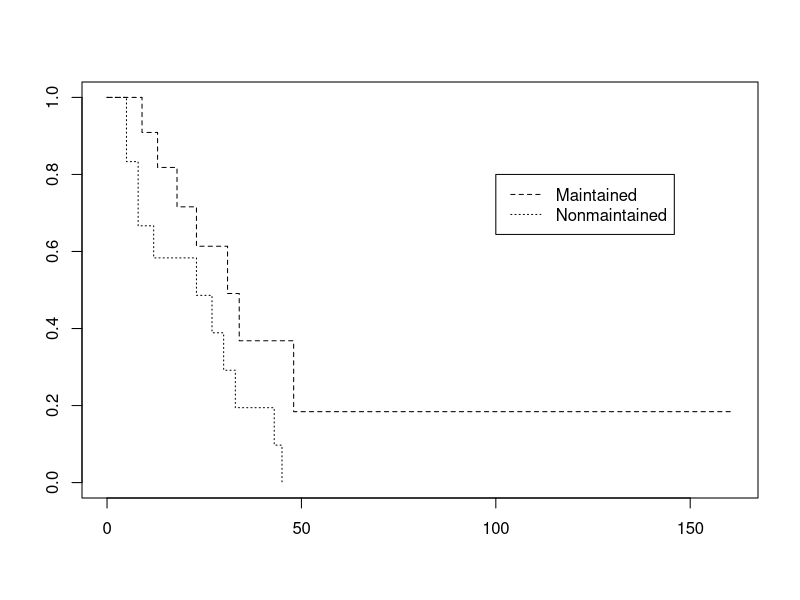
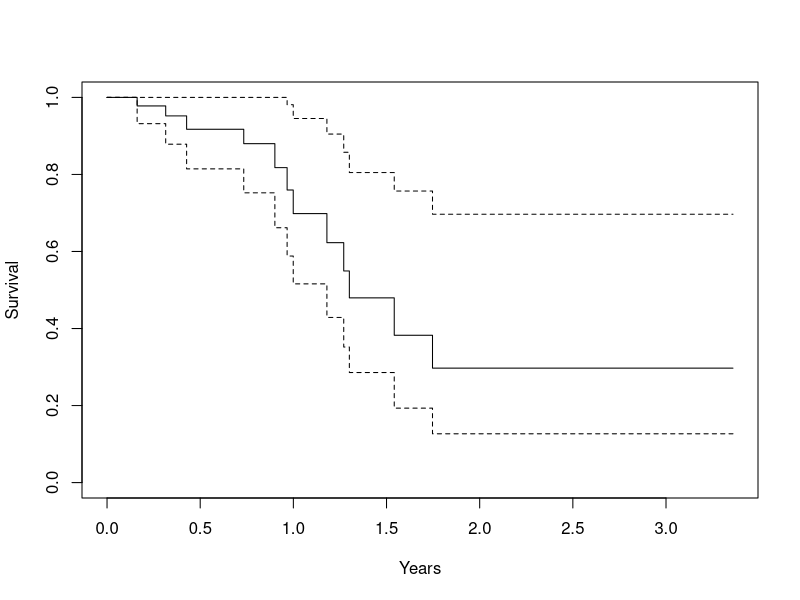
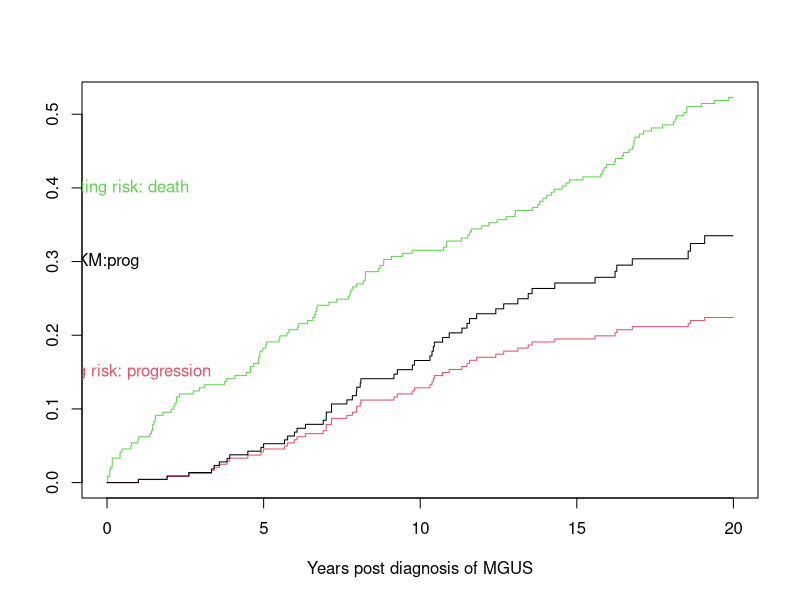

Write R code to recreate these figures, in order.
library(survival)


### Name: survfit.formula
### Title: Compute a Survival Curve for Censored Data
### Aliases: survfit.formula [.survfit
### Keywords: survival

### ** Examples

#fit a Kaplan-Meier and plot it 
fit <- survfit(Surv(time, status) ~ x, data = aml) 
plot(fit, lty = 2:3) 
legend(100, .8, c("Maintained", "Nonmaintained"), lty = 2:3) 

#fit a Cox proportional hazards model and plot the  
#predicted survival for a 60 year old 
fit <- coxph(Surv(futime, fustat) ~ age, data = ovarian) 
plot(survfit(fit, newdata=data.frame(age=60)),
     xscale=365.25, xlab = "Years", ylab="Survival") 

# Here is the data set from Turnbull
#  There are no interval censored subjects, only left-censored (status=3),
#  right-censored (status 0) and observed events (status 1)
#
#                             Time
#                         1    2   3   4
# Type of observation
#           death        12    6   2   3
#          losses         3    2   0   3
#      late entry         2    4   2   5
#
tdata <- data.frame(time  =c(1,1,1,2,2,2,3,3,3,4,4,4),
                    status=rep(c(1,0,2),4),
                    n     =c(12,3,2,6,2,4,2,0,2,3,3,5))
fit  <- survfit(Surv(time, time, status, type='interval') ~1, 
              data=tdata, weight=n)

#
# Time to progression/death for patients with monoclonal gammopathy
#  Competing risk curves (cumulative incidence)
fitKM <- survfit(Surv(stop, event=='pcm') ~1, data=mgus1,
                    subset=(start==0))

fitCI <- survfit(Surv(stop, status*as.numeric(event), type="mstate") ~1,
                    data=mgus1, subset=(start==0))

# CI curves are always plotted from 0 upwards, rather than 1 down
plot(fitCI, xscale=365.25, xmax=7300, mark.time=FALSE,
            col=2:3, xlab="Years post diagnosis of MGUS")
lines(fitKM, fun='event', xmax=7300, mark.time=FALSE,
            conf.int=FALSE)
text(10, .4, "Competing risk: death", col=3)
text(16, .15,"Competing risk: progression", col=2)
text(15, .30,"KM:prog")
